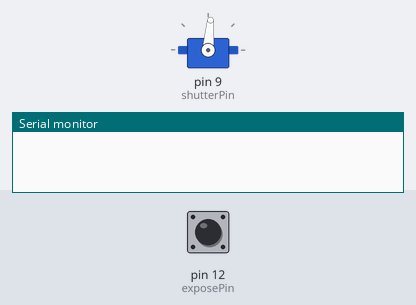
A sketch run on a simulated Arduino Uno, built with avr-gcc and run on an emulated ATmega328P. Parts: servo, the last lines printed to the serial monitor. Inputs (shaded band) come from the test bench; at power-on: pin 12 (exposePin) LOW.

Above: at 1.2 s.
1.3 s: pin 12 (exposePin) pulsed HIGH 2 times (0.12 s each, 0.3 s apart)
At 1.7 s:
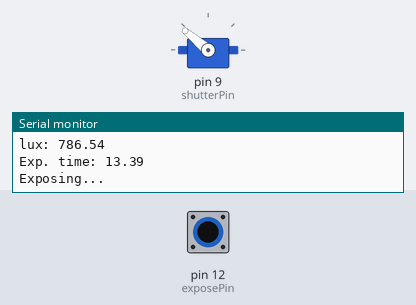
Timing chart, 0 to 16.3 s (numbered marks = the images above; inputs shaded):
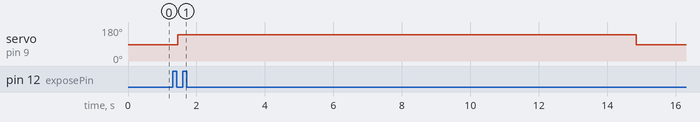

Measured:
- after the input at 1.3 s, servo on pin 9 (shutterPin): 85° → 140° after 0.15 s, → 85° 13.4 s later

The sketch:

Pinhole_Camera.ino
```cpp
//  Libraries
#include <Servo.h>

//  Objects
Servo shutter;

//  Pin constants
const int shutterPin = 9;
const int isoPin = 10;
const int luxPin = A0;  // 0.6 ohm/lux
const int exposePin = 12;

//  Control constants
const int shutterOpen = 140;
const int shutterClose = 85;
//  Control variables
int shutterPos = 0;
boolean expose;
boolean lastExpose;

//  Image parameters
const float focalLen = 50.8; //mm
const float pinHole  = 0.28; //mm
const float waveLen  = .00065; //mm (red)
const float meterConst = 8.0;
//  Image variables
float filmIso = 25.0;
float exposureTime;

//  Initialization
void setup()
{
  Serial.begin(57600);
  pinMode(shutterPin, OUTPUT);
  pinMode(isoPin, INPUT);
  pinMode(exposePin, INPUT);
  shutter.attach(shutterPin);
  shutter.write(shutterClose);
}

//  Main loop
void loop()
{
  expose = digitalRead(exposePin);
  if(lastExpose && !expose) exposeFilm();
  lastExpose = expose;
  delay(50.0);
}

///////////////////////////////////////////////////////////

//  Exposure calculation
float calcExposure(float iso) {
  float fstop;
  float time;

  fstop = focalLen / pinHole;

  time = ((fstop * fstop) * meterConst)/ (filmIso * getLux());
  Serial.print("Exp. time: ");
  Serial.println(time);

  return time;
}

float getLux() {
  // 5v
  // 0.6 ohm/lux
  // 1000 ohm

  float voltage = analogRead(luxPin) * (5.0 / 1023.0);
  Serial.print("voltage: ");
  Serial.println(voltage);

  float resistance = (471.0 * voltage) / (5.0 - voltage);
  Serial.print("resistance: ");
  Serial.println(resistance);

  float lux = resistance / 0.6;
  Serial.print("lux: ");
  Serial.println(lux);

  return lux;
}

//  Take picture
void exposeFilm() {
  exposureTime = calcExposure(filmIso);
  shutter.write(shutterOpen);
  Serial.println("Exposing...");
  delay(exposureTime * 1000.0);
  shutter.write(shutterClose);
  Serial.println("Closing exposure...");
}
```
